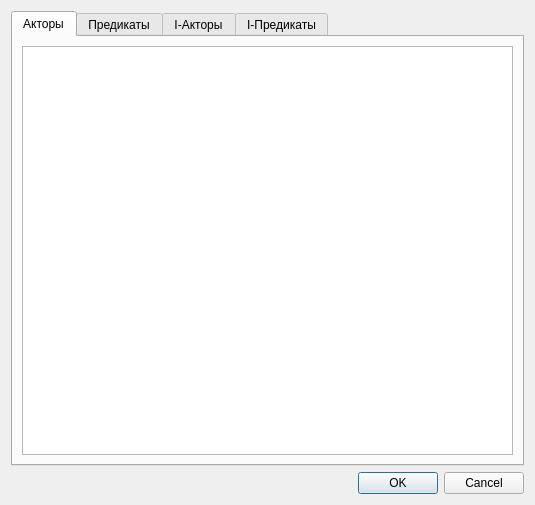
<?xml version="1.0" encoding="UTF-8"?>
<ui version="4.0">
 <class>QObjectEditor</class>
 <widget class="QDialog" name="QObjectEditor">
  <property name="geometry">
   <rect>
    <x>0</x>
    <y>0</y>
    <width>535</width>
    <height>505</height>
   </rect>
  </property>
  <property name="minimumSize">
   <size>
    <width>400</width>
    <height>300</height>
   </size>
  </property>
  <property name="maximumSize">
   <size>
    <width>800</width>
    <height>600</height>
   </size>
  </property>
  <property name="windowTitle">
   <string>Редактор объектов</string>
  </property>
  <property name="windowIcon">
   <iconset resource="../../resources.qrc">
    <normaloff>:/images/G.png</normaloff>:/images/G.png</iconset>
  </property>
  <layout class="QVBoxLayout" name="verticalLayout">
   <item>
    <widget class="QTabWidget" name="tab">
     <property name="styleSheet">
      <string notr="true"/>
     </property>
     <property name="tabPosition">
      <enum>QTabWidget::North</enum>
     </property>
     <property name="tabShape">
      <enum>QTabWidget::Rounded</enum>
     </property>
     <property name="currentIndex">
      <number>0</number>
     </property>
     <property name="elideMode">
      <enum>Qt::ElideNone</enum>
     </property>
     <property name="documentMode">
      <bool>false</bool>
     </property>
     <property name="tabsClosable">
      <bool>false</bool>
     </property>
     <widget class="QWidget" name="actorsTab">
      <attribute name="title">
       <string>Акторы</string>
      </attribute>
      <layout class="QHBoxLayout" name="horizontalLayout">
       <item>
        <widget class="QListWidget" name="actorList">
         <property name="enabled">
          <bool>true</bool>
         </property>
         <property name="editTriggers">
          <set>QAbstractItemView::NoEditTriggers</set>
         </property>
         <property name="tabKeyNavigation">
          <bool>true</bool>
         </property>
         <property name="showDropIndicator" stdset="0">
          <bool>false</bool>
         </property>
         <property name="selectionBehavior">
          <enum>QAbstractItemView::SelectItems</enum>
         </property>
        </widget>
       </item>
      </layout>
     </widget>
     <widget class="QWidget" name="predicatesTab">
      <attribute name="title">
       <string>Предикаты</string>
      </attribute>
      <layout class="QHBoxLayout" name="horizontalLayout_2">
       <item>
        <widget class="QListWidget" name="predicateList"/>
       </item>
      </layout>
     </widget>
     <widget class="QWidget" name="iactorsTab">
      <attribute name="title">
       <string>I-Акторы</string>
      </attribute>
      <layout class="QHBoxLayout" name="horizontalLayout_3">
       <item>
        <widget class="QListWidget" name="inlineActorList">
         <property name="editTriggers">
          <set>QAbstractItemView::NoEditTriggers</set>
         </property>
         <property name="tabKeyNavigation">
          <bool>true</bool>
         </property>
         <property name="showDropIndicator" stdset="0">
          <bool>false</bool>
         </property>
        </widget>
       </item>
      </layout>
     </widget>
     <widget class="QWidget" name="ipredicatesTab">
      <attribute name="title">
       <string>I-Предикаты</string>
      </attribute>
      <layout class="QHBoxLayout" name="horizontalLayout_4">
       <item>
        <widget class="QListWidget" name="inlinePredicateList"/>
       </item>
      </layout>
     </widget>
    </widget>
   </item>
   <item>
    <widget class="QDialogButtonBox" name="buttonBox">
     <property name="orientation">
      <enum>Qt::Horizontal</enum>
     </property>
     <property name="standardButtons">
      <set>QDialogButtonBox::Cancel|QDialogButtonBox::Ok</set>
     </property>
     <property name="centerButtons">
      <bool>false</bool>
     </property>
    </widget>
   </item>
  </layout>
 </widget>
 <tabstops>
  <tabstop>tab</tabstop>
  <tabstop>actorList</tabstop>
  <tabstop>buttonBox</tabstop>
  <tabstop>predicateList</tabstop>
  <tabstop>inlineActorList</tabstop>
  <tabstop>inlinePredicateList</tabstop>
 </tabstops>
 <resources>
  <include location="../../resources.qrc"/>
 </resources>
 <connections>
  <connection>
   <sender>buttonBox</sender>
   <signal>rejected()</signal>
   <receiver>QObjectEditor</receiver>
   <slot>reject()</slot>
   <hints>
    <hint type="sourcelabel">
     <x>316</x>
     <y>260</y>
    </hint>
    <hint type="destinationlabel">
     <x>286</x>
     <y>274</y>
    </hint>
   </hints>
  </connection>
 </connections>
 <designerdata>
  <property name="gridDeltaX">
   <number>10</number>
  </property>
  <property name="gridDeltaY">
   <number>10</number>
  </property>
  <property name="gridSnapX">
   <bool>true</bool>
  </property>
  <property name="gridSnapY">
   <bool>true</bool>
  </property>
  <property name="gridVisible">
   <bool>true</bool>
  </property>
 </designerdata>
</ui>
